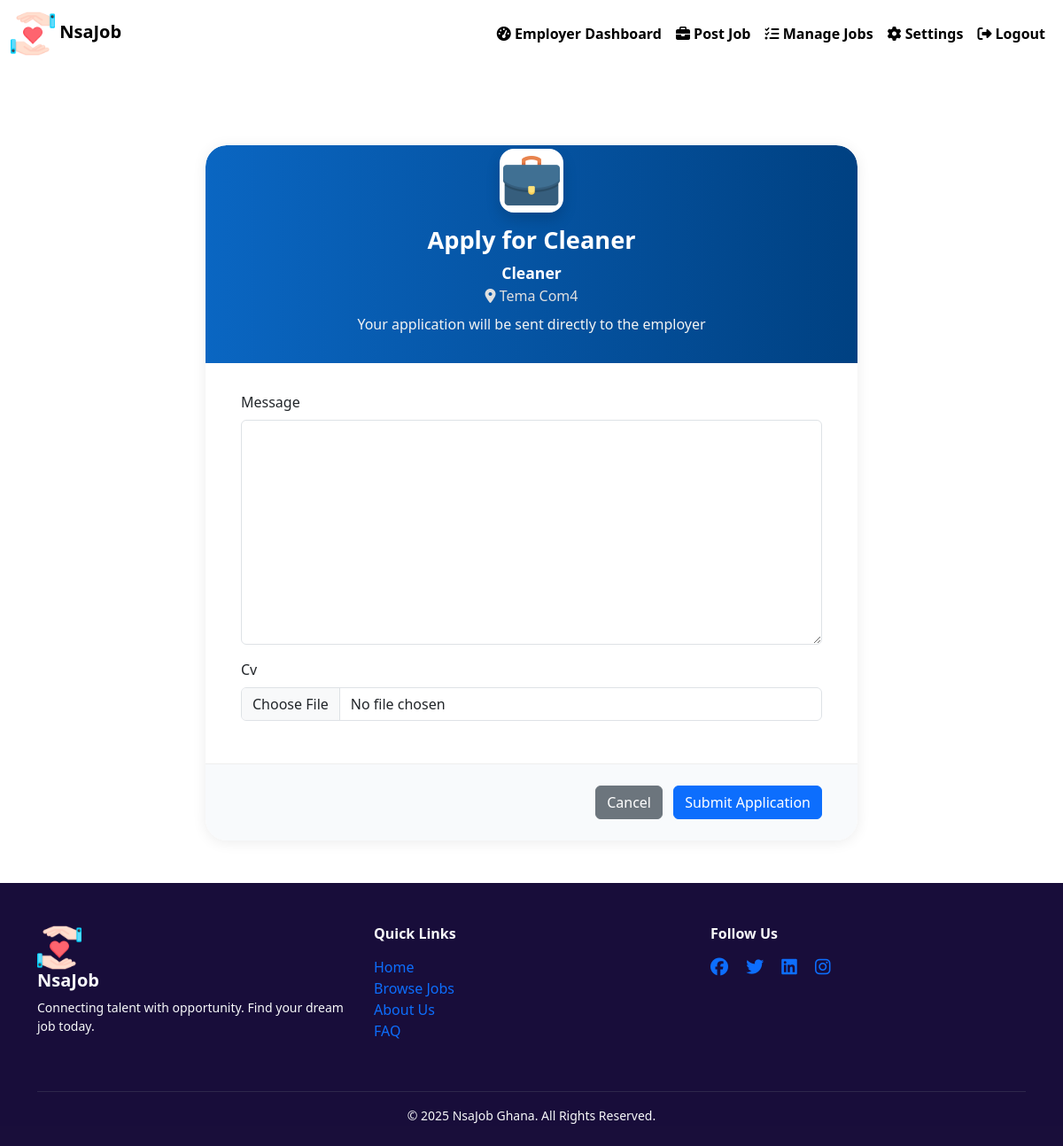
The app's page /jobs/2/apply/ (signed in) with its own data.
### core/models.py (models this page shows, shortened)
class Job(models.Model):
    employer = models.ForeignKey(User, on_delete=models.CASCADE)
    title = models.CharField(max_length=200)
    description = models.TextField()
    location = models.CharField(max_length=100)
    category = models.CharField(max_length=100)
    created_at = models.DateTimeField(auto_now_add=True)
    posted_by = models.ForeignKey(User, on_delete=models.SET_NULL, null=True, related_name='jobs_posted')

### core/views.py (the view)
# urls.py: path('jobs/<int:job_id>/apply/', views.apply_for_job, name='apply_for_job'),
@login_required
def apply_for_job(request, job_id):
    job = get_object_or_404(Job, id=job_id)
    if request.method == 'POST':
        form = ApplicationForm(request.POST, request.FILES)
        if form.is_valid():
            application = form.save(commit=False)
            application.job = job
            application.applicant = request.user  # ✅ correct field name
            application.save()
            send_mail(
                subject='Job Application Confirmation',
                message=f"Hi {request.user.username},\n\nYou successfully applied for: {job.title}\n\nLocation: {job.location}",
                from_email=None,  # uses DEFAULT_FROM_EMAIL
                recipient_list=[request.user.email],
                fail_silently=False,
            )
            messages.success(request, "Application submitted successfully!")
            return redirect('my_applications')
    else:
        form = ApplicationForm()
    return render(request, 'core/apply.html', {'form': form, 'job': job})

### core/forms.py (shortened to what this page needs)
class ApplicationForm(forms.ModelForm):
    class Meta:
        model = Application
        fields = ['message', 'cv']

### core/context_processors.py (called while the page is built)
def new_job_count(request):
    if not request.user.is_authenticated or not hasattr(request.user, 'profile'):
        return {'new_job_count': 0}
    last_seen = request.user.profile.last_job_view
    count = Job.objects.filter(created_at__gt=last_seen).count()
    return {'new_job_count': count}

### core/templates/core/apply.html (shortened to what this page needs)
{% extends 'core/base.html' %}
{% load crispy_forms_tags %}
{% load static %}
{% block content %}
<div class="row justify-content-center">
    <div class="col-lg-8">
        <div class="apply-job-card">
            <div class="apply-job-header">
                <img src="{% static 'job.png' %}" alt="Job Logo" class="apply-job-logo shadow">
                <div class="apply-job-title">Apply for {{ job.title }}</div>
                <div class="apply-job-company">{{ job.category }}</div>
                <div class="apply-job-location"><i class="fas fa-map-marker-alt"></i> {{ job.location }}</div>
                <div class="apply-job-note">Your application will be sent directly to the employer</div>
            </div>
            <form method="post" enctype="multipart/form-data">
                <div class="apply-job-form-section">
                    {{ form|crispy }}
                </div>
                <div class="apply-job-actions">
                    <a href="{% url 'job_detail' job.id %}" class="btn btn-secondary me-2">Cancel</a>
                    <button type="submit" class="btn btn-primary"> Submit Application</button>
                </div>
            </form>
        </div>
    </div>
</div>
{% endblock %}

### core/templates/core/apply.html (style rules this page uses)
body { animation: fadeInUp 0.4s ease-in; }
.apply-job-card { border-radius: 1.5rem; box-shadow: 0 2px 16px rgba(0,0,0,0.08); overflow: hidden; margin-top: 2.5rem; background: #fff; }
.apply-job-header { background: linear-gradient(90deg, #0a66c2 0%, #004182 100%); color: #fff; border-top-left-radius: 1.5rem; border-top-right-radius: 1.5rem; padding: 2.5rem 2rem 1.5rem 2rem; text-align: center; position: relative; }
.apply-job-logo { width: 72px; height: 72px; object-fit: cover; border-radius: 1rem; border: 4px solid #fff; margin-top: -36px; background: #fff; box-shadow: 0 2px 8px rgba(0,0,0,0.08); }
.apply-job-title { font-size: 1.7rem; font-weight: 700; margin-top: 0.7rem; margin-bottom: 0.2rem; }
.apply-job-company { font-weight: 600; color: #fff; font-size: 1.1rem; }
.apply-job-location { color: #e0e0e0; font-size: 1rem; margin-bottom: 0.5rem; }
.apply-job-note { font-size: 1rem; color: #f3f3f3; margin-bottom: 0.5rem; }
.apply-job-form-section { padding: 2rem 2.5rem 2rem 2.5rem; background: #fff; }
.apply-job-actions { border-top: 1px solid #eee; padding: 1.5rem 2.5rem; background: #f8fafc; border-bottom-left-radius: 1.5rem; border-bottom-right-radius: 1.5rem; text-align: right; }

### records on screen
Job: title "Cleaner", category "Cleaner", location "Tema Com4"
